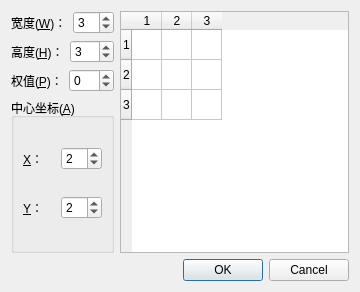
<?xml version="1.0" encoding="UTF-8"?>
<ui version="4.0">
 <class>ConvolutionDialog</class>
 <widget class="QDialog" name="ConvolutionDialog">
  <property name="geometry">
   <rect>
    <x>0</x>
    <y>0</y>
    <width>360</width>
    <height>292</height>
   </rect>
  </property>
  <property name="windowTitle">
   <string>模板卷积</string>
  </property>
  <layout class="QVBoxLayout" name="verticalLayout_5">
   <item>
    <layout class="QHBoxLayout" name="horizontalLayout_5">
     <item>
      <layout class="QVBoxLayout" name="verticalLayout_2">
       <item>
        <layout class="QHBoxLayout" name="horizontalLayout">
         <item>
          <widget class="QLabel" name="_widthLab">
           <property name="text">
            <string>宽度(&amp;W)：</string>
           </property>
           <property name="buddy">
            <cstring>_widthEdit</cstring>
           </property>
          </widget>
         </item>
         <item>
          <widget class="QSpinBox" name="_widthEdit">
           <property name="minimum">
            <number>2</number>
           </property>
           <property name="maximum">
            <number>10</number>
           </property>
           <property name="value">
            <number>3</number>
           </property>
          </widget>
         </item>
        </layout>
       </item>
       <item>
        <layout class="QHBoxLayout" name="horizontalLayout_3">
         <item>
          <widget class="QLabel" name="_heightLab">
           <property name="text">
            <string>高度(&amp;H)：</string>
           </property>
           <property name="buddy">
            <cstring>_heightEdit</cstring>
           </property>
          </widget>
         </item>
         <item>
          <widget class="QSpinBox" name="_heightEdit">
           <property name="minimum">
            <number>2</number>
           </property>
           <property name="maximum">
            <number>10</number>
           </property>
           <property name="value">
            <number>3</number>
           </property>
          </widget>
         </item>
        </layout>
       </item>
       <item>
        <layout class="QHBoxLayout" name="horizontalLayout_4">
         <item>
          <widget class="QLabel" name="_weightLab">
           <property name="text">
            <string>权值(&amp;P)：</string>
           </property>
           <property name="buddy">
            <cstring>_weightEdit</cstring>
           </property>
          </widget>
         </item>
         <item>
          <widget class="QSpinBox" name="_weightEdit">
           <property name="minimum">
            <number>-10</number>
           </property>
           <property name="maximum">
            <number>10</number>
           </property>
          </widget>
         </item>
        </layout>
       </item>
       <item>
        <widget class="QGroupBox" name="groupBox">
         <property name="title">
          <string>中心坐标(&amp;A)</string>
         </property>
         <layout class="QVBoxLayout" name="verticalLayout">
          <item>
           <layout class="QHBoxLayout" name="horizontalLayout_6">
            <item>
             <widget class="QLabel" name="_xLab">
              <property name="text">
               <string>&amp;X：</string>
              </property>
              <property name="buddy">
               <cstring>_xEdit</cstring>
              </property>
             </widget>
            </item>
            <item>
             <widget class="QSpinBox" name="_xEdit">
              <property name="minimum">
               <number>1</number>
              </property>
              <property name="maximum">
               <number>10</number>
              </property>
              <property name="value">
               <number>2</number>
              </property>
             </widget>
            </item>
           </layout>
          </item>
          <item>
           <layout class="QHBoxLayout" name="horizontalLayout_2">
            <item>
             <widget class="QLabel" name="_yLab">
              <property name="text">
               <string>&amp;Y：</string>
              </property>
              <property name="buddy">
               <cstring>_yEdit</cstring>
              </property>
             </widget>
            </item>
            <item>
             <widget class="QSpinBox" name="_yEdit">
              <property name="minimum">
               <number>1</number>
              </property>
              <property name="maximum">
               <number>10</number>
              </property>
              <property name="value">
               <number>2</number>
              </property>
             </widget>
            </item>
           </layout>
          </item>
         </layout>
        </widget>
       </item>
      </layout>
     </item>
     <item>
      <widget class="QTableWidget" name="_table">
       <property name="editTriggers">
        <set>QAbstractItemView::NoEditTriggers</set>
       </property>
       <property name="showGrid">
        <bool>true</bool>
       </property>
       <property name="gridStyle">
        <enum>Qt::SolidLine</enum>
       </property>
       <property name="wordWrap">
        <bool>true</bool>
       </property>
       <property name="cornerButtonEnabled">
        <bool>false</bool>
       </property>
       <property name="rowCount">
        <number>3</number>
       </property>
       <property name="columnCount">
        <number>3</number>
       </property>
       <attribute name="horizontalHeaderVisible">
        <bool>true</bool>
       </attribute>
       <attribute name="horizontalHeaderCascadingSectionResizes">
        <bool>false</bool>
       </attribute>
       <attribute name="horizontalHeaderDefaultSectionSize">
        <number>30</number>
       </attribute>
       <attribute name="horizontalHeaderHighlightSections">
        <bool>true</bool>
       </attribute>
       <attribute name="horizontalHeaderMinimumSectionSize">
        <number>30</number>
       </attribute>
       <attribute name="horizontalHeaderShowSortIndicator" stdset="0">
        <bool>false</bool>
       </attribute>
       <attribute name="horizontalHeaderStretchLastSection">
        <bool>false</bool>
       </attribute>
       <attribute name="verticalHeaderVisible">
        <bool>true</bool>
       </attribute>
       <attribute name="verticalHeaderCascadingSectionResizes">
        <bool>false</bool>
       </attribute>
       <attribute name="verticalHeaderDefaultSectionSize">
        <number>30</number>
       </attribute>
       <attribute name="verticalHeaderHighlightSections">
        <bool>true</bool>
       </attribute>
       <attribute name="verticalHeaderMinimumSectionSize">
        <number>30</number>
       </attribute>
       <attribute name="verticalHeaderShowSortIndicator" stdset="0">
        <bool>false</bool>
       </attribute>
       <row/>
       <row/>
       <row/>
       <column/>
       <column/>
       <column/>
       <item row="0" column="0">
        <property name="text">
         <string/>
        </property>
       </item>
       <item row="1" column="1">
        <property name="text">
         <string/>
        </property>
       </item>
      </widget>
     </item>
    </layout>
   </item>
   <item>
    <widget class="QDialogButtonBox" name="_buttonBox">
     <property name="orientation">
      <enum>Qt::Horizontal</enum>
     </property>
     <property name="standardButtons">
      <set>QDialogButtonBox::Cancel|QDialogButtonBox::Ok</set>
     </property>
     <property name="centerButtons">
      <bool>false</bool>
     </property>
    </widget>
   </item>
  </layout>
 </widget>
 <tabstops>
  <tabstop>_widthEdit</tabstop>
  <tabstop>_heightEdit</tabstop>
  <tabstop>_weightEdit</tabstop>
  <tabstop>_xEdit</tabstop>
  <tabstop>_yEdit</tabstop>
  <tabstop>_table</tabstop>
 </tabstops>
 <resources/>
 <connections>
  <connection>
   <sender>_buttonBox</sender>
   <signal>accepted()</signal>
   <receiver>ConvolutionDialog</receiver>
   <slot>accept()</slot>
   <hints>
    <hint type="sourcelabel">
     <x>248</x>
     <y>254</y>
    </hint>
    <hint type="destinationlabel">
     <x>157</x>
     <y>274</y>
    </hint>
   </hints>
  </connection>
  <connection>
   <sender>_buttonBox</sender>
   <signal>rejected()</signal>
   <receiver>ConvolutionDialog</receiver>
   <slot>reject()</slot>
   <hints>
    <hint type="sourcelabel">
     <x>316</x>
     <y>260</y>
    </hint>
    <hint type="destinationlabel">
     <x>286</x>
     <y>274</y>
    </hint>
   </hints>
  </connection>
 </connections>
</ui>
